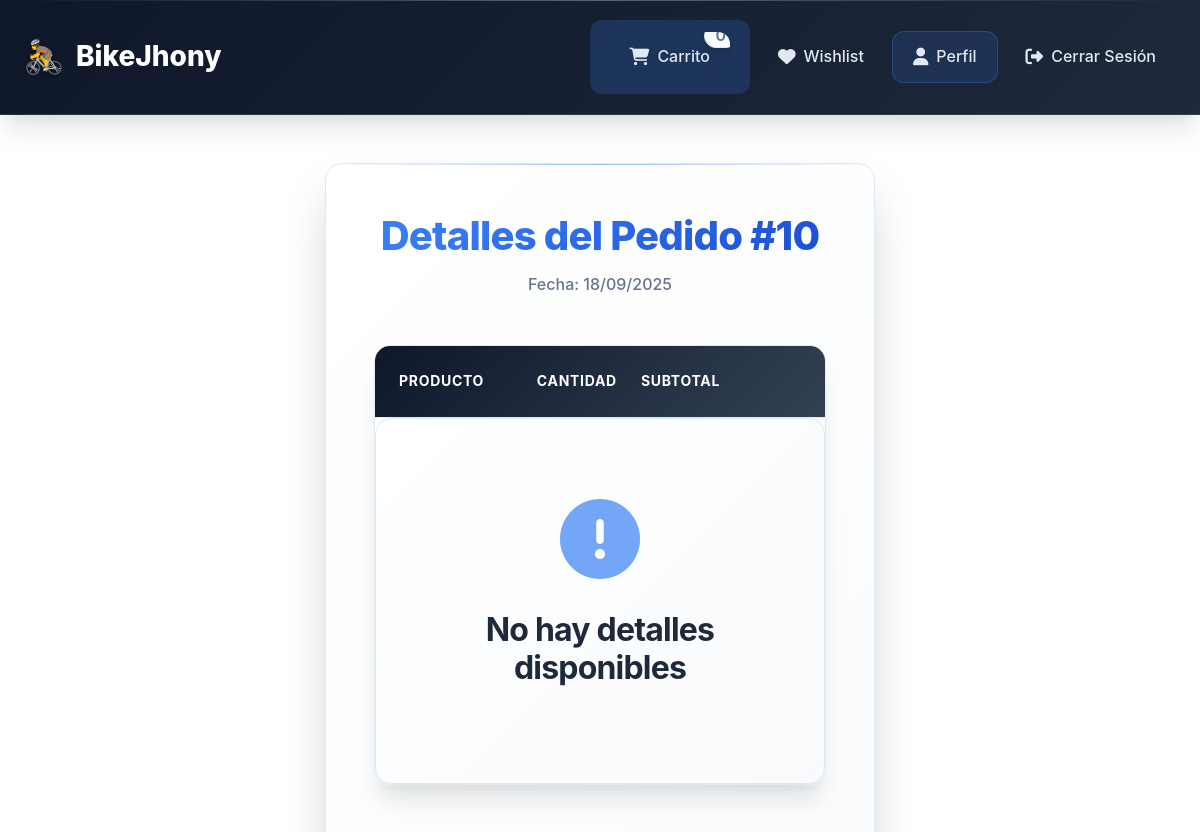
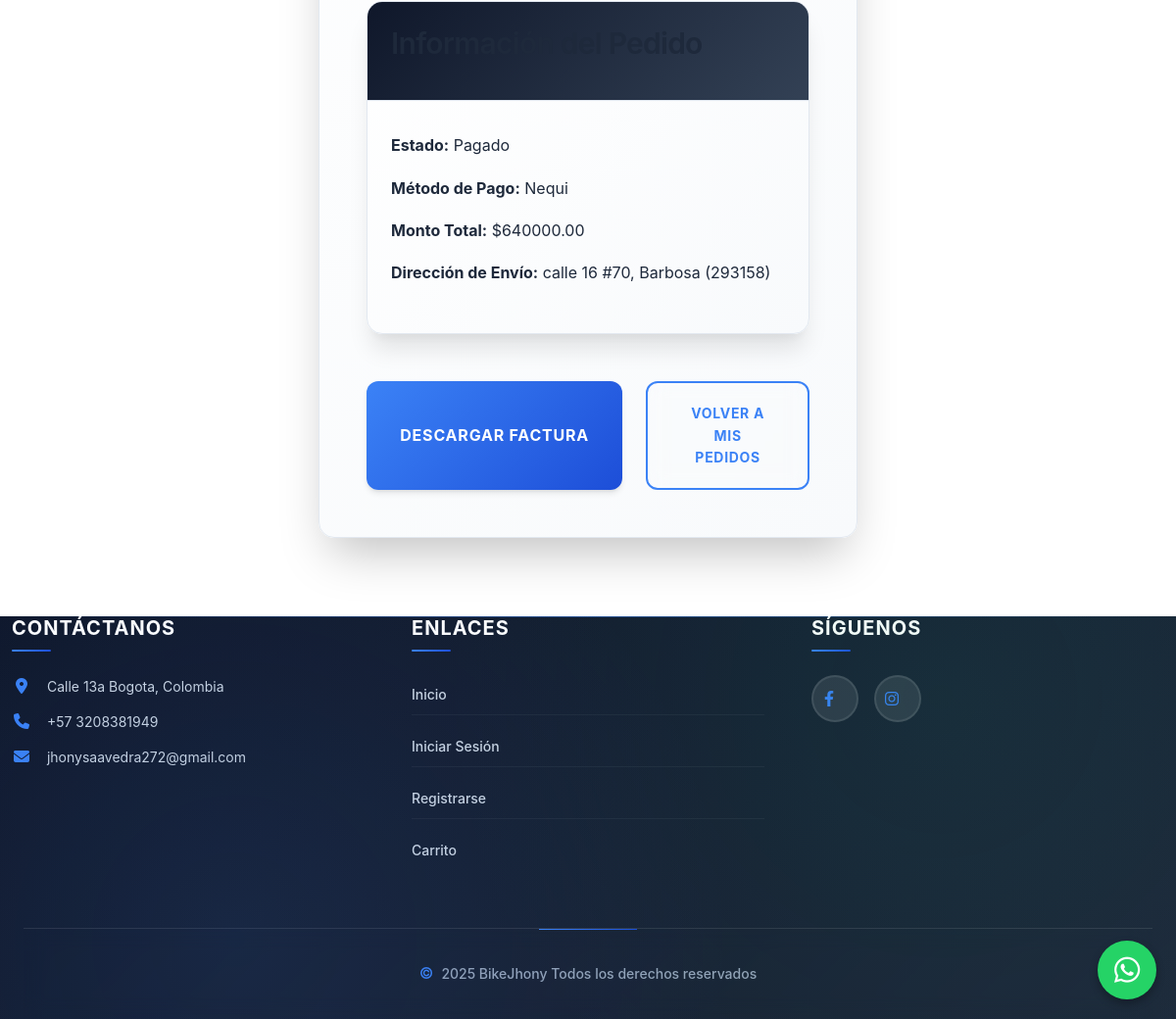
/dashboard/pedido_detalle/10 (signed in), run on the app's committed database (2 pictures, top to bottom).
### models/pedido.py (models this page shows)
class Pedido(db.Model):
    __tablename__ = 'pedidos'
    id = db.Column(db.Integer, primary_key=True)
    usuario_id = db.Column(db.Integer, db.ForeignKey('usuarios.id'))
    direccion_id = db.Column(db.Integer, db.ForeignKey('direcciones.id'))
    monto_total = db.Column(db.Numeric(10, 2), nullable=False)
    metodo_pago = db.Column(db.String(20), nullable=False)
    estado = db.Column(db.String(20), default='pendiente')
    fecha_creacion = db.Column(db.DateTime, default=db.func.current_timestamp())
    usuario = db.relationship('User', backref='pedidos')
    detalles = db.relationship('DetallePedido', back_populates='pedido', lazy=True)
    direccion = db.relationship('Direccion', backref='pedidos')

### models/direccion.py (models this page shows)
class Direccion(db.Model):
    __tablename__ = 'direcciones'
    id = db.Column(db.Integer, primary_key=True)
    usuario_id = db.Column(db.Integer, db.ForeignKey('usuarios.id'))
    calle = db.Column(db.String(100), nullable=False)
    ciudad = db.Column(db.String(100), nullable=False)
    codigo_postal = db.Column(db.String(20))
    fecha_creacion = db.Column(db.DateTime, default=db.func.current_timestamp())

### routes/dashboard.py (the view)
@dashboard_bp.route('/pedido_detalle/<int:pedido_id>')
@login_required
def pedido_detalle(pedido_id):
    pedido = Pedido.query.get_or_404(pedido_id)
    if current_user.rol == 'cliente' and pedido.usuario_id != current_user.id:
        flash('Acceso denegado', 'danger')
        return redirect(url_for('dashboard.client_dashboard'))
    return render_template('pedido_detalle.html', pedido=pedido)

### app.py (called while the page is built)
@login_manager.user_loader
def load_user(user_id):
    return db.session.get(User, int(user_id))

### templates/pedido_detalle.html (shortened to what this page needs)
{% extends 'base.html' %}
{% block content %}
<div class="form-container">
    <div class="form-header">
        <h2 class="form-title">Detalles del Pedido #{{ pedido.id }}</h2>
        <p class="form-subtitle">Fecha: {{ pedido.fecha_creacion.strftime('%d/%m/%Y') }}</p>
    </div>
    <div class="cart-table">
        <div class="cart-table-header">
            <div class="cart-table-header-row">
                <span>Producto</span>
                <span>Cantidad</span>
                <span>Subtotal</span>
            </div>
        </div>
        {% if pedido.detalles %}
            {% for detalle in pedido.detalles %}
                <div class="cart-item">
                    <div class="cart-item-row">
                        <div class="cart-item-product">
                            {% if detalle.producto.url_imagen %}
                                <img src="{{ detalle.producto.url_imagen }}" alt="{{ detalle.producto.nombre }}" class="cart-item-image">
                            {% else %}
                                <img src="{{ url_for('static', filename='images/placeholder.jpg') }}" alt="Placeholder" class="cart-item-image">
                            {% endif %}
                            <div class="cart-item-info">
                                <h4>{{ detalle.producto.nombre }}</h4>
                            </div>
                        </div>
                        <div>{{ detalle.cantidad }}</div>
                        <div>${{ "%.2f"|format(detalle.precio_unitario * detalle.cantidad) }}</div>
                    </div>
                </div>
            {% endfor %}
        {% else %}
            <div class="empty-cart">
                <i class="fas fa-exclamation-circle empty-cart-icon"></i>
                <h3>No hay detalles disponibles</h3>
            </div>
        {% endif %}
    </div>
    <div class="cart-table">
        <div class="cart-table-header">
            <h3>Información del Pedido</h3>
        </div>
        <div class="cart-item">
            <p><strong>Estado:</strong> {{ pedido.estado|title }}</p>
            <p><strong>Método de Pago:</strong> {{ pedido.metodo_pago|title }}</p>
            <p><strong>Monto Total:</strong> ${{ "%.2f"|format(pedido.monto_total) }}</p>
            {% if pedido.direccion %}
                <p><strong>Dirección de Envío:</strong> {{ pedido.direccion.calle }}, {{ pedido.direccion.ciudad }} {% if pedido.direccion.codigo_postal %}({{ pedido.direccion.codigo_postal }}){% endif %}</p>
            {% else %}
                <p><strong>Dirección de Envío:</strong> No disponible</p>
            {% endif %}
        </div>
    </div>
    {% if pedido.estado == 'pagado' %}
        <div class="cart-actions">
            <a href="{{ url_for('cart.descargar_factura', pedido_id=pedido.id) }}" class="btn btn-primary checkout-btn">Descargar Factura</a>
            <a href="{{ url_for('dashboard.mis_pedidos') }}" class="continue-shopping">Volver a Mis Pedidos</a>
        </div>
    {% else %}
        <div class="cart-actions">
            <a href="{{ url_for('dashboard.mis_pedidos') }}" class="continue-shopping">Volver a Mis Pedidos</a>
        </div>
    {% endif %}
</div>
{% endblock %}

### static/css/main.css (style rules this page uses)
:root { --primary-color: #3b82f6; --primary-hover: #2563eb; --primary-light: #dbeafe; --secondary-color: #64748b; --secondary-hover: #475569; --success-color: #10b981; --success-light: #d1fae5; --danger-color: #ef4444; --danger-light: #fee2e2; --warning-color: #f59e0b; --warning-light: #fef3c7; --dark-color: #0f172a; --light-color: #f8fafc; --background-color: #ffffff; --surface-color: #f1f5f9; --border-color: #e2e8f0; --border-hover: #cbd5e1; --text-color: #1e293b; --text-muted: #64748b; --text-light: #94a3b8; --shadow-sm: 0 1px 2px 0 rgba(0, 0, 0, 0.05); --shadow: 0 4px 6px -1px rgba(0, 0, 0, 0.1), 0 2px 4px -1px rgba(0, 0, 0, 0.06); --shadow-md: 0 10px 15px -3px rgba(0, 0, 0, 0.1), 0 4px 6px -2px rgba(0, 0, 0, 0.05); --shadow-lg: 0 20px 25px -5px rgba(0, 0, 0, 0.1), 0 10px 10px -5px rgba(0, 0, 0, 0.04); --shadow-xl: 0 25px 50px -12px rgba(0, 0, 0, 0.25); --border-radius: 12px; --border-radius-sm: 8px; --border-radius-lg: 16px; --border-radius-xl: 24px; --transition: all 0.3s cubic-bezier(0.4, 0, 0.2, 1); --transition-fast: all 0.15s cubic-bezier(0.4, 0, 0.2, 1); --gradient-primary: linear-gradient(135deg, #3b82f6 0%, #1d4ed8 100%); --gradient-secondary: linear-gradient(135deg, #64748b 0%, #475569 100%); --gradient-surface: linear-gradient(135deg, #ffffff 0%, #f8fafc 100%); --gradient-dark: linear-gradient(135deg, #0f172a 0%, #1e293b 100%); }
* { margin: 0; padding: 0; box-sizing: border-box; }
*::before, *::after { box-sizing: border-box; }
body { font-family: "Inter", -apple-system, BlinkMacSystemFont, "Segoe UI", Roboto, "Helvetica Neue", Arial, sans-serif; line-height: 1.6; color: var(--text-color); background: var(--background-color); font-feature-settings: "kern" 1, "liga" 1; -webkit-font-smoothing: antialiased; -moz-osx-font-smoothing: grayscale; scroll-behavior: smooth; }
h1, h2, h3, h4, h5, h6 { font-weight: 700; line-height: 1.2; margin-bottom: 1rem; color: var(--text-color); letter-spacing: -0.025em; }
h2 { font-size: 2.25rem; font-weight: 700; }
h3 { font-size: 1.875rem; font-weight: 600; }
p { margin-bottom: 1rem; line-height: 1.7; }
a { color: var(--primary-color); text-decoration: none; transition: var(--transition); position: relative; }
.btn { display: inline-flex; align-items: center; justify-content: center; padding: 0.875rem 1.75rem; font-size: 0.875rem; font-weight: 600; border-radius: var(--border-radius); border: none; cursor: pointer; transition: var(--transition); text-decoration: none; gap: 0.5rem; position: relative; overflow: hidden; white-space: nowrap; user-select: none; transform: translateY(0); }
.btn::before { content: ""; position: absolute; top: 0; left: -100%; width: 100%; height: 100%; background: linear-gradient(90deg, transparent, rgba(255, 255, 255, 0.2), transparent); transition: left 0.5s; }
.btn-primary { background: var(--gradient-primary); color: white; box-shadow: var(--shadow); }

### static/css/forms.css (style rules this page uses)
.form-container { max-width: 550px; margin: 3rem auto; padding: 3rem; background: var(--gradient-surface); border-radius: var(--border-radius-lg); box-shadow: var(--shadow-xl); border: 1px solid var(--border-color); position: relative; backdrop-filter: blur(20px); animation: fadeInUp 0.6s ease-out; }
.form-container::before { content: ""; position: absolute; top: 0; left: 0; right: 0; height: 1px; background: linear-gradient(90deg, transparent, rgba(59, 130, 246, 0.5), transparent); }
.form-header { text-align: center; margin-bottom: 3rem; position: relative; }
.form-title { font-size: 2.5rem; font-weight: 800; background: var(--gradient-primary); -webkit-background-clip: text; -webkit-text-fill-color: transparent; background-clip: text; margin-bottom: 0.75rem; letter-spacing: -0.02em; }
.form-subtitle { color: var(--text-muted); font-size: 1rem; font-weight: 500; line-height: 1.6; }

### static/css/styles.css (style rules this page uses)
.btn-primary { background: var(--gradient-primary); border: 2px solid transparent; color: white; font-weight: 600; text-transform: uppercase; letter-spacing: 0.05em; box-shadow: var(--shadow); position: relative; overflow: hidden; }
.btn-primary::before { content: ""; position: absolute; top: 0; left: -100%; width: 100%; height: 100%; background: linear-gradient(90deg, transparent, rgba(255, 255, 255, 0.3), transparent); transition: left 0.5s; }

### data on the page
Pedido: id "10", fecha_creacion "18/09/2025", estado "Pagado", metodo_pago "Nequi", monto_total "640000.00"
Direccion: direccion.calle "calle 16 #70", direccion.ciudad "Barbosa", direccion.codigo_postal "293158"
